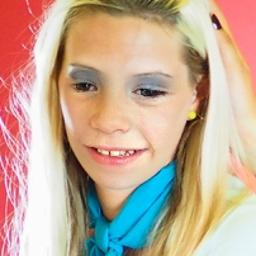
#> input picture colour data set/(1).jpg, 256 x 256 px
$ python -i spreadsheet.py   (imports and definitions only)
#> lines starting #> are read from the running program, lines starting #| are printed output that depends on the picture
import cv2
import numpy as np
import os
import zipfile
import pandas as pd
from matplotlib import pyplot as plt

def extract_prnu_snu(image):
    prnu = cv2.fastNlMeansDenoising(image, None, h=7, templateWindowSize=21, searchWindowSize=21)
    snu = image.astype(np.float32) - prnu.astype(np.float32)
    return prnu, snu

# [6 lines left out: function compute_noise_level, not called in this run]

def otsu_threshold(image):
    _, mask = cv2.threshold(image, 0, 255, cv2.THRESH_BINARY + cv2.THRESH_OTSU)
    return mask

def noise_analysis(foreground_noise, background_noise):
    noise_difference = abs(foreground_noise - background_noise)
    return noise_difference  # Adjust threshold as needed

# [14 lines left out: function detect_moire_pattern, not called in this run]

def process_image(image):
    prnu, snu = extract_prnu_snu(image)
    foreground_mask = otsu_threshold(image)
    background_mask = otsu_threshold(prnu)
    foreground_noise = compute_noise_level(image, foreground_mask)
    background_noise = compute_noise_level(prnu, background_mask)
    noise_difference = noise_analysis(foreground_noise, background_noise)
    moire_pattern = detect_moire_pattern(image)

    return foreground_noise, background_noise, noise_difference, moire_pattern

# [31 lines left out: functions detect_fake_images, main, not called in this run]

# [2 lines not run here, left out]

>>> import cv2
>>> picture = cv2.imread('colour data set/(1).jpg')
#> picture is the input picture: shape (256, 256, 3); mean B, G, R 150.4, 170.3, 196
>>> result = process_image(picture)
#> in extract_prnu_snu, `snu = image.astype(np.float32) - prnu.astype(np.float32)`:
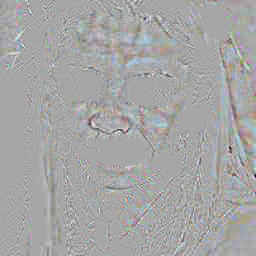
#> snu: shape (256, 256, 3) float32; mean B, G, R -0.0436, -0.0287, -0.0344; drawn with min black and max white
#> (the run stopped early here; a loop or call above may not have finished)

$ run again, on colour data set/(10).jpg
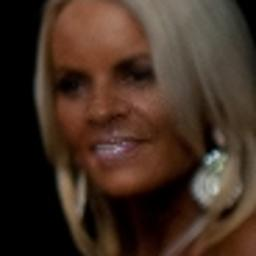
#> input picture colour data set/(10).jpg, 256 x 256 px
#> picture is the input picture: shape (256, 256, 3); mean B, G, R 35, 46.9, 66
#> in extract_prnu_snu, `snu = image.astype(np.float32) - prnu.astype(np.float32)`:
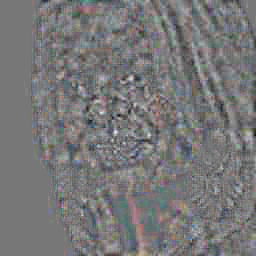
#> snu: shape (256, 256, 3) float32; mean B, G, R 0.0143, -0.00119, -0.012; drawn with min black and max white

$ run again, on colour data set/(11).jpg
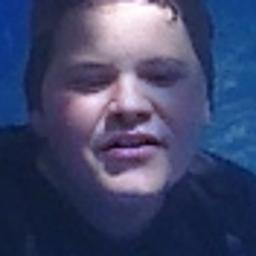
#> input picture colour data set/(11).jpg, 256 x 256 px
#> picture is the input picture: shape (256, 256, 3); mean B, G, R 108.3, 71.9, 65
#> in extract_prnu_snu, `snu = image.astype(np.float32) - prnu.astype(np.float32)`:
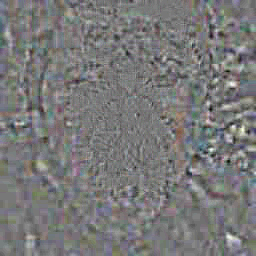
#> snu: shape (256, 256, 3) float32; mean B, G, R 0.0768, 0.0807, 0.11; drawn with min black and max white

$ run again, on colour data set/(12).jpg
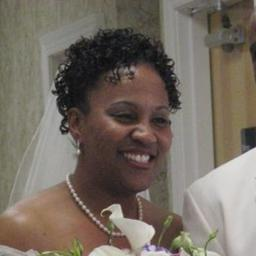
#> input picture colour data set/(12).jpg, 256 x 256 px
#> picture is the input picture: shape (256, 256, 3); mean B, G, R 98.6, 108.6, 117.9
#> in extract_prnu_snu, `snu = image.astype(np.float32) - prnu.astype(np.float32)`:
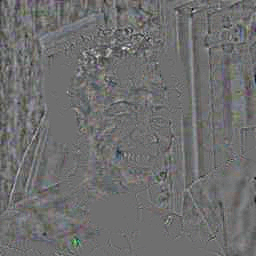
#> snu: shape (256, 256, 3) float32; mean B, G, R 0, 0, 0; drawn with min black and max white
